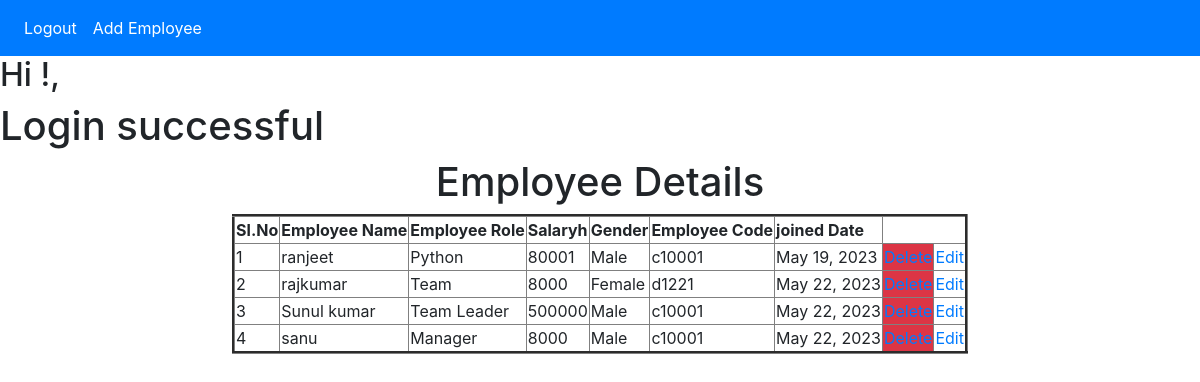
/ (signed in), run on the app's committed database.
### app/models.py (models this page shows, shortened)
class EmployeeDetail(models.Model):
    emp_name = models.CharField(max_length=50, null=True, blank=True)
    emp_role = models.CharField(max_length=20, default="Python Developer", choices=ROLE_CHOICES)
    salary = models.CharField(max_length=50, null=True, blank=True)
    gender = models.CharField(max_length=20, default="Male", choices=GENDER_CHOICES)
    emp_code = models.CharField(max_length=70, null=True, blank=True)
    joined_date = models.DateField(auto_now_add=True)

### app/views.py (the view, shortened to what this page needs)
# urls.py: path('',views.HomeView.as_view(), name="home"),
class HomeView(View):
    template_name = "app/home.html"
    def get(self, request):
        context = {}
        context["data"] = EmployeeDetail.objects.all()
        return render(self.request, self.template_name, context)

### app/templates/app/home.html (shortened to what this page needs)
<!DOCTYPE html>
<html lang="en">
<head>
</head>
<body>
    {% include "header.html" %}
    {% if user.is_authenticated %}
    <h2>Hi {{ request.user.first_name }} {{ request.user.last_name }}!,</h2>
    <h1>Login  successful</h1>
<center>
    <table id="myTable" border="3">
        <thead><h1>Employee Details</h1>
        <tr>
            <th>Sl.No</th>
            <th>Employee Name</th>
            <th>Employee Role</th>
            <th>Salaryh</th>
            <th>Gender</th>
            <th>Employee Code</th>
            <th>joined Date</th>
        </tr>
        </thead>
        {% for emp in data %}
            <tbody>
            <tr>
              <td>{{emp.emp_name}}</td>
              <td>{{emp.emp_role}}</td>
              <td>{{emp.salary}}</td>
              <td>{{emp.gender}}</td>
              <td>{{emp.emp_code}}</td>
              <td>{{emp.joined_date}}</td>
              <td class="bg-danger"><a href="delete/{{emp.id}}">Delete</a></td>
              <td><a href="update/{{emp.id}}">Edit</a></td>
            </tr>
            </tbody>
        {% endfor %}
    </table>
    </center>
	{% else %}
	<p>Please <a href="{% url 'login' %}" rel="noopener noreferrer">Click</a> to the login page</p>
	{% endif %}
</body>
</html>

### data on the page
EmployeeDetail: emp_name "ranjeet", emp_role "Python", salary "80001", gender "Male", emp_code "c10001", joined_date "May 19, 2023"
EmployeeDetail: emp_name "rajkumar", emp_role "Team", salary "8000", gender "Female", emp_code "d1221", joined_date "May 22, 2023"
EmployeeDetail: emp_name "Sunul kumar", emp_role "Team Leader", salary "500000", gender "Male", emp_code "c10001", joined_date "May 22, 2023"
EmployeeDetail: emp_name "sanu", emp_role "Manager", salary "8000", gender "Male", emp_code "c10001", joined_date "May 22, 2023"
